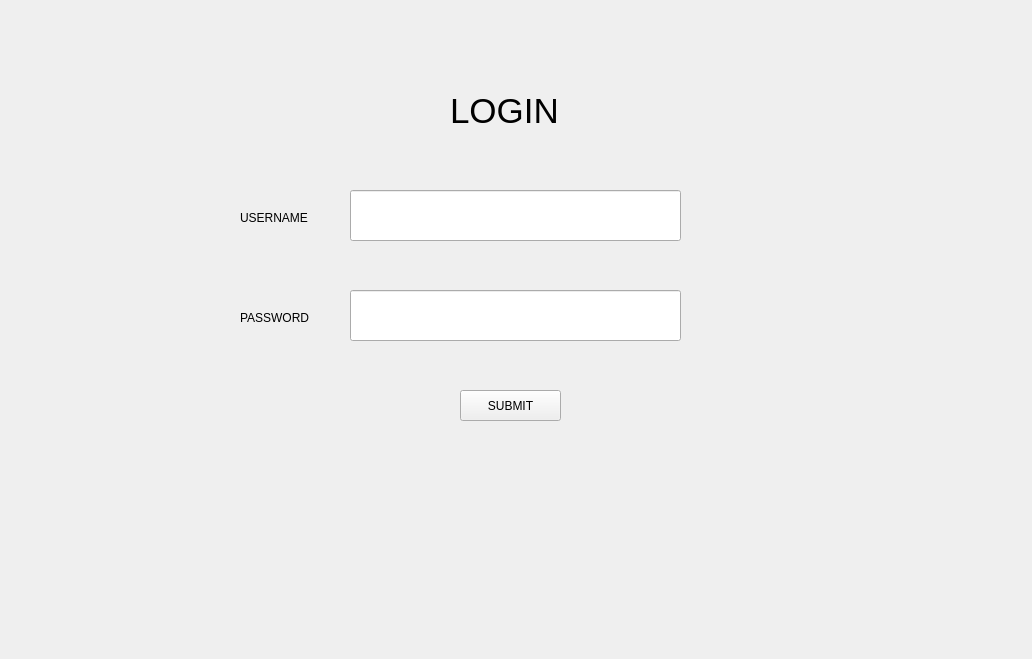
<?xml version="1.0" encoding="UTF-8"?>
<ui version="4.0">
 <class>MainWindow</class>
 <widget class="QMainWindow" name="MainWindow">
  <property name="geometry">
   <rect>
    <x>0</x>
    <y>0</y>
    <width>1032</width>
    <height>659</height>
   </rect>
  </property>
  <property name="windowTitle">
   <string>MainWindow</string>
  </property>
  <widget class="QWidget" name="centralwidget">
   <widget class="QStackedWidget" name="stackedWidget">
    <property name="geometry">
     <rect>
      <x>10</x>
      <y>0</y>
      <width>1021</width>
      <height>601</height>
     </rect>
    </property>
    <widget class="QWidget" name="loginpage">
     <widget class="QLineEdit" name="userinputlogin">
      <property name="geometry">
       <rect>
        <x>340</x>
        <y>190</y>
        <width>331</width>
        <height>51</height>
       </rect>
      </property>
     </widget>
     <widget class="QLineEdit" name="passinputlogin">
      <property name="geometry">
       <rect>
        <x>340</x>
        <y>290</y>
        <width>331</width>
        <height>51</height>
       </rect>
      </property>
     </widget>
     <widget class="QPushButton" name="loginbutton">
      <property name="geometry">
       <rect>
        <x>450</x>
        <y>390</y>
        <width>101</width>
        <height>31</height>
       </rect>
      </property>
      <property name="text">
       <string>SUBMIT</string>
      </property>
     </widget>
     <widget class="QLabel" name="userlabellogin">
      <property name="geometry">
       <rect>
        <x>230</x>
        <y>210</y>
        <width>101</width>
        <height>16</height>
       </rect>
      </property>
      <property name="text">
       <string>USERNAME</string>
      </property>
     </widget>
     <widget class="QLabel" name="passlabellogin">
      <property name="geometry">
       <rect>
        <x>230</x>
        <y>310</y>
        <width>81</width>
        <height>16</height>
       </rect>
      </property>
      <property name="text">
       <string>PASSWORD</string>
      </property>
     </widget>
     <widget class="QLabel" name="loginpagetitle">
      <property name="geometry">
       <rect>
        <x>440</x>
        <y>80</y>
        <width>131</width>
        <height>61</height>
       </rect>
      </property>
      <property name="font">
       <font>
        <pointsize>26</pointsize>
       </font>
      </property>
      <property name="text">
       <string>LOGIN</string>
      </property>
     </widget>
    </widget>
    <widget class="QWidget" name="mainpage">
     <widget class="QLabel" name="titlelabel">
      <property name="geometry">
       <rect>
        <x>70</x>
        <y>10</y>
        <width>261</width>
        <height>21</height>
       </rect>
      </property>
      <property name="font">
       <font>
        <pointsize>14</pointsize>
       </font>
      </property>
      <property name="text">
       <string>PASSWORD MANAGER</string>
      </property>
     </widget>
     <widget class="QTableView" name="tableview">
      <property name="geometry">
       <rect>
        <x>350</x>
        <y>100</y>
        <width>651</width>
        <height>471</height>
       </rect>
      </property>
     </widget>
     <widget class="QLabel" name="passlabel">
      <property name="geometry">
       <rect>
        <x>40</x>
        <y>210</y>
        <width>71</width>
        <height>16</height>
       </rect>
      </property>
      <property name="text">
       <string>PASSWORD</string>
      </property>
     </widget>
     <widget class="QPushButton" name="removebutton">
      <property name="geometry">
       <rect>
        <x>90</x>
        <y>370</y>
        <width>161</width>
        <height>51</height>
       </rect>
      </property>
      <property name="text">
       <string>REMOVE</string>
      </property>
     </widget>
     <widget class="QLineEdit" name="userinput">
      <property name="geometry">
       <rect>
        <x>140</x>
        <y>150</y>
        <width>151</width>
        <height>31</height>
       </rect>
      </property>
     </widget>
     <widget class="QLabel" name="userlabel">
      <property name="geometry">
       <rect>
        <x>40</x>
        <y>160</y>
        <width>71</width>
        <height>16</height>
       </rect>
      </property>
      <property name="text">
       <string>USERNAME</string>
      </property>
     </widget>
     <widget class="QPushButton" name="addbutton">
      <property name="geometry">
       <rect>
        <x>90</x>
        <y>300</y>
        <width>161</width>
        <height>51</height>
       </rect>
      </property>
      <property name="text">
       <string>ADD</string>
      </property>
     </widget>
     <widget class="QPushButton" name="updatebutton">
      <property name="geometry">
       <rect>
        <x>90</x>
        <y>440</y>
        <width>161</width>
        <height>51</height>
       </rect>
      </property>
      <property name="text">
       <string>UPDATE</string>
      </property>
     </widget>
     <widget class="QLineEdit" name="passinput">
      <property name="geometry">
       <rect>
        <x>140</x>
        <y>200</y>
        <width>151</width>
        <height>31</height>
       </rect>
      </property>
     </widget>
     <widget class="QPushButton" name="REFRESHbutton">
      <property name="geometry">
       <rect>
        <x>900</x>
        <y>60</y>
        <width>101</width>
        <height>31</height>
       </rect>
      </property>
      <property name="text">
       <string>REFRESH</string>
      </property>
     </widget>
     <widget class="QLabel" name="tablelabel">
      <property name="geometry">
       <rect>
        <x>650</x>
        <y>60</y>
        <width>121</width>
        <height>16</height>
       </rect>
      </property>
      <property name="text">
       <string>CREDENTIALS</string>
      </property>
     </widget>
    </widget>
   </widget>
  </widget>
 </widget>
 <resources/>
 <connections/>
</ui>
